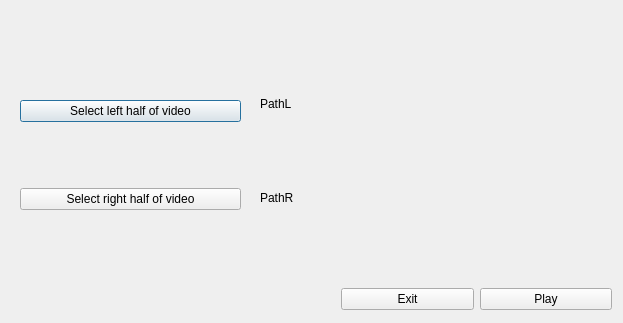
<?xml version="1.0" encoding="UTF-8"?>
<ui version="4.0">
 <class>selectFileWindow</class>
 <widget class="QDialog" name="selectFileWindow">
  <property name="geometry">
   <rect>
    <x>0</x>
    <y>0</y>
    <width>623</width>
    <height>323</height>
   </rect>
  </property>
  <property name="windowTitle">
   <string>Dialog</string>
  </property>
  <widget class="QWidget" name="verticalLayoutWidget">
   <property name="geometry">
    <rect>
     <x>20</x>
     <y>40</y>
     <width>221</width>
     <height>231</height>
    </rect>
   </property>
   <layout class="QVBoxLayout" name="verticalLayout">
    <item>
     <widget class="QPushButton" name="pushButtonSelectLeft">
      <property name="text">
       <string>Select left half of video</string>
      </property>
     </widget>
    </item>
    <item>
     <widget class="QPushButton" name="pushButtonSelectRight">
      <property name="text">
       <string>Select right half of video</string>
      </property>
     </widget>
    </item>
   </layout>
  </widget>
  <widget class="QWidget" name="verticalLayoutWidget_2">
   <property name="geometry">
    <rect>
     <x>260</x>
     <y>60</y>
     <width>321</width>
     <height>181</height>
    </rect>
   </property>
   <layout class="QVBoxLayout" name="verticalLayout_2">
    <item>
     <widget class="QLabel" name="labelPathLeft">
      <property name="text">
       <string>PathL</string>
      </property>
     </widget>
    </item>
    <item>
     <widget class="QLabel" name="labelPathRight">
      <property name="text">
       <string>PathR</string>
      </property>
     </widget>
    </item>
   </layout>
  </widget>
  <widget class="QWidget" name="horizontalLayoutWidget">
   <property name="geometry">
    <rect>
     <x>341</x>
     <y>279</y>
     <width>271</width>
     <height>41</height>
    </rect>
   </property>
   <layout class="QHBoxLayout" name="horizontalLayout_2">
    <item>
     <widget class="QPushButton" name="pushButtonExit">
      <property name="text">
       <string>Exit</string>
      </property>
     </widget>
    </item>
    <item>
     <widget class="QPushButton" name="pushButtonPlay">
      <property name="text">
       <string>Play</string>
      </property>
     </widget>
    </item>
   </layout>
  </widget>
 </widget>
 <resources/>
 <connections/>
</ui>
